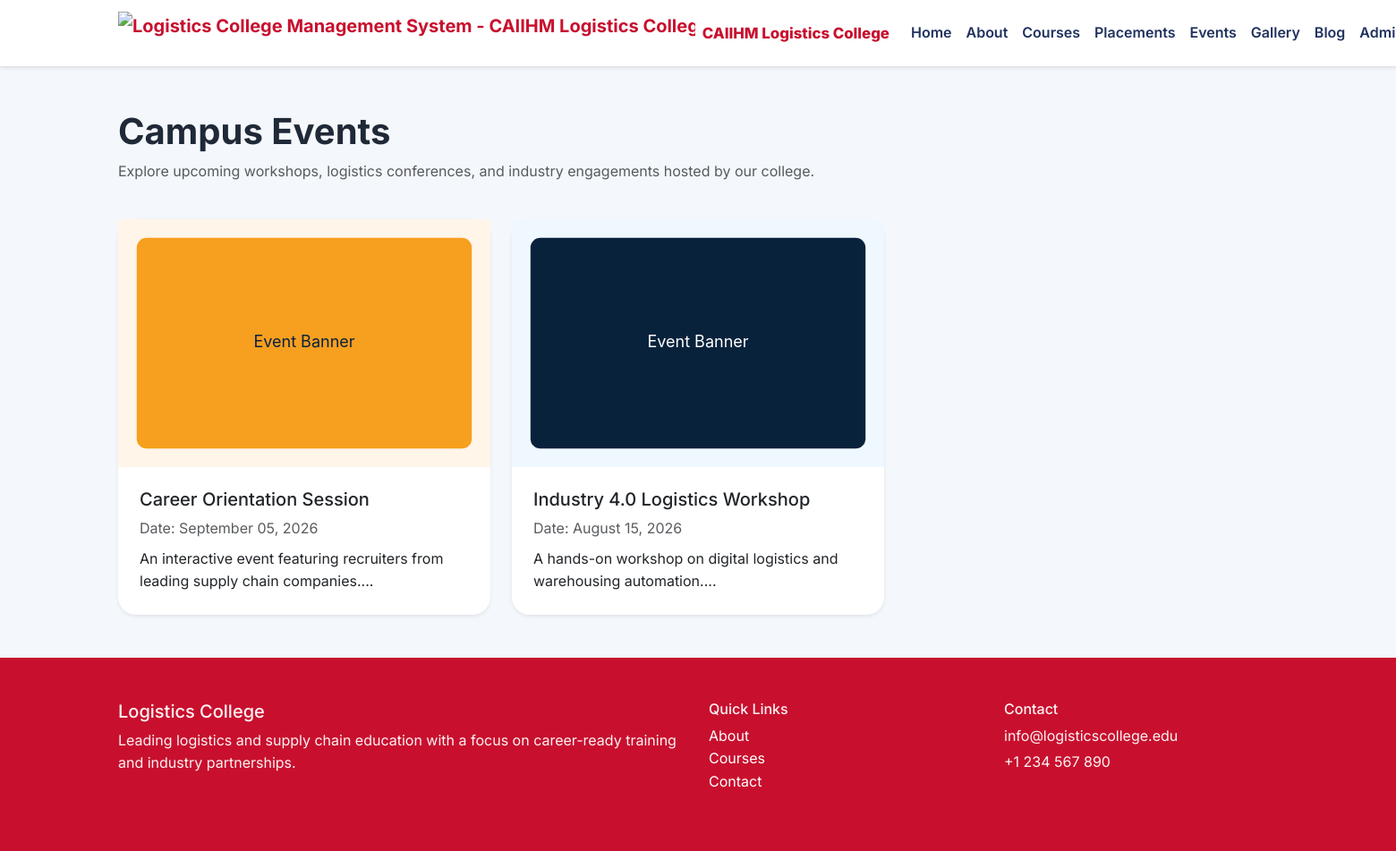
Page /pages/events.php on the committed database.
### tables this page shows
CREATE TABLE events (
  id INT UNSIGNED AUTO_INCREMENT PRIMARY KEY,
  title VARCHAR(255) NOT NULL,
  event_date DATE NOT NULL,
  banner VARCHAR(255) NOT NULL,
  description TEXT NOT NULL,
  created_at DATETIME NOT NULL DEFAULT CURRENT_TIMESTAMP,
  updated_at DATETIME NULL DEFAULT NULL
);

CREATE TABLE settings (
  id INT UNSIGNED AUTO_INCREMENT PRIMARY KEY,
  `key` VARCHAR(150) NOT NULL UNIQUE,
  `value` TEXT NOT NULL
);

### includes/functions.php (called while the page is built, shortened)
<?php
function e($value) {
    return htmlspecialchars($value, ENT_QUOTES, 'UTF-8');
}
function get_setting($pdo, $key, $default = '') {
    $stmt = $pdo->prepare('SELECT value FROM settings WHERE `key` = ? LIMIT 1');
    $stmt->execute([$key]);
    $row = $stmt->fetch();
    return $row ? $row['value'] : $default;
}
function get_base_url() {
    $scriptName = $_SERVER['SCRIPT_NAME'];
    $parts = explode('/', trim($scriptName, '/'));
    if (!empty($parts) && $parts[0] !== 'index.php') {
        array_pop($parts);
        return '/' . implode('/', $parts);
    }
    return '/';
}
function site_url($path = '') {
    $base = get_base_url();
    return $base . '/' . ltrim($path, '/');
}

### pages/events.php (the view, shortened to what this page needs)
<?php
require_once __DIR__ . '/../includes/header.php';
$events = $pdo->query('SELECT * FROM events ORDER BY event_date DESC')->fetchAll();
?>
<section class="container py-5">
    <div class="row mb-4">
        <div class="col-lg-8">
            <h1 class="fw-bold">Campus Events</h1>
            <p class="text-muted">Explore upcoming workshops, logistics conferences, and industry engagements hosted by our college.</p>
        </div>
    </div>
    <div class="row gy-4">
        <?php foreach ($events as $event): ?>
            <div class="col-md-4">
                <div class="card shadow-sm border-0 h-100">
                    <img src="<?= e(site_url('uploads/events/' . $event['banner'])) ?>" class="card-img-top" alt="<?= e($event['title']) ?>" />
                    <div class="card-body">
                        <h5><?= e($event['title']) ?></h5>
                        <p class="text-muted mb-2">Date: <?= e(date('F d, Y', strtotime($event['event_date']))) ?></p>
                        <p class="mb-0"><?= e(substr($event['description'], 0, 120)) ?>...</p>
                    </div>
                </div>
            </div>
        <?php endforeach; ?>
    </div>
</section>
<?php require_once __DIR__ . '/../includes/footer.php';

### includes/footer.php (shortened to what this page needs)
</main>
<footer class="bg-navy text-white py-5">
    <div class="container">
        <div class="row gy-4">
            <div class="col-md-6">
                <h5>Logistics College</h5>
                <p>Leading logistics and supply chain education with a focus on career-ready training and industry partnerships.</p>
            </div>
            <div class="col-md-3">
                <h6>Quick Links</h6>
                <ul class="list-unstyled">
                    <li><a href="<?= e(site_url('pages/about.php')) ?>" class="text-white">About</a></li>
                    <li><a href="<?= e(site_url('pages/courses.php')) ?>" class="text-white">Courses</a></li>
                    <li><a href="<?= e(site_url('pages/contact.php')) ?>" class="text-white">Contact</a></li>
                </ul>
            </div>
            <div class="col-md-3">
                <h6>Contact</h6>
                <p class="mb-1"><?= e(get_setting($pdo, 'contact_email', 'info@logisticscollege.edu')) ?></p>
                <p class="mb-1"><?= e(get_setting($pdo, 'contact_phone', '+1 234 567 890')) ?></p>
            </div>
        </div>
    </div>
</footer>
</body>
</html>

### assets/css/style.css (style rules this page uses)
:root { --primary: #c8102e; --secondary: #ffcc00; --surface: #ffffff; --muted: #6b7280; --bg: #f4f7fb; --border: rgba(9, 31, 59, 0.08); }
* { box-sizing: border-box; }
body { font-family: 'Inter', sans-serif; background: var(--bg); color: #1f2937; line-height: 1.6; }
img { max-width: 100%; height: auto; }
a { text-decoration: none; }
.card { border: 1px solid var(--border); border-radius: 1.25rem; }
.card-body { padding: 1.5rem; }
footer { background: var(--primary); }
footer p, footer a, footer h5, footer h6 { color: rgba(255, 255, 255, 0.95); }

### rows in the picture
events: banner (picture), title "Career Orientation Session", event_date "September 05, 2026", description "An interactive event featuring recruiters from leading supply chain companies."
events: banner (picture), title "Industry 4.0 Logistics Workshop", event_date "August 15, 2026", description "A hands-on workshop on digital logistics and warehousing automation."
settings: value "info@logisticscollege.edu"
settings: value "+1 234 567 890"

### other values in the picture
$shortName "CAIIHM Logistics College"
